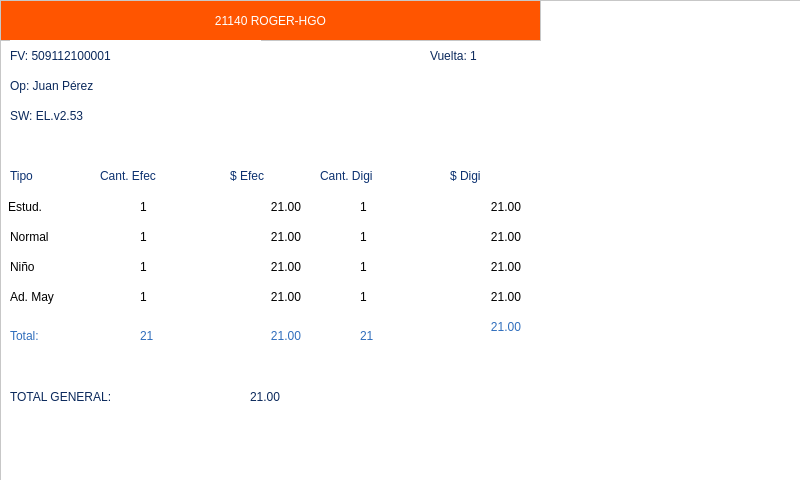
<?xml version="1.0" encoding="UTF-8"?>
<ui version="4.0">
 <class>Form</class>
 <widget class="QWidget" name="Form">
  <property name="geometry">
   <rect>
    <x>0</x>
    <y>0</y>
    <width>800</width>
    <height>480</height>
   </rect>
  </property>
  <property name="minimumSize">
   <size>
    <width>800</width>
    <height>480</height>
   </size>
  </property>
  <property name="maximumSize">
   <size>
    <width>800</width>
    <height>480</height>
   </size>
  </property>
  <property name="windowTitle">
   <string>Form</string>
  </property>
  <widget class="QLabel" name="label_font">
   <property name="geometry">
    <rect>
     <x>60</x>
     <y>10</y>
     <width>800</width>
     <height>480</height>
    </rect>
   </property>
   <property name="text">
    <string/>
   </property>
   <property name="pixmap">
    <pixmap>../Imagenes/Servicios.jpg</pixmap>
   </property>
   <property name="scaledContents">
    <bool>true</bool>
   </property>
   <property name="margin">
    <number>0</number>
   </property>
   <property name="indent">
    <number>-1</number>
   </property>
  </widget>
  <widget class="QFrame" name="destinos">
   <property name="geometry">
    <rect>
     <x>0</x>
     <y>0</y>
     <width>801</width>
     <height>481</height>
    </rect>
   </property>
   <property name="styleSheet">
    <string notr="true">QFrame{
border: 1px solid #c7c7c7;
	background-color: rgb(255, 255, 255);
}</string>
   </property>
   <property name="frameShape">
    <enum>QFrame::StyledPanel</enum>
   </property>
   <property name="frameShadow">
    <enum>QFrame::Raised</enum>
   </property>
   <widget class="QLabel" name="label_vuelta">
    <property name="geometry">
     <rect>
      <x>430</x>
      <y>40</y>
      <width>111</width>
      <height>31</height>
     </rect>
    </property>
    <property name="styleSheet">
     <string notr="true">border: 0;
font: 14pt &quot;Roboto&quot;;
color: rgb(11, 41, 92);</string>
    </property>
    <property name="text">
     <string>Vuelta: 1</string>
    </property>
   </widget>
   <widget class="QLabel" name="label_estudiantes">
    <property name="geometry">
     <rect>
      <x>8</x>
      <y>200</y>
      <width>71</width>
      <height>31</height>
     </rect>
    </property>
    <property name="styleSheet">
     <string notr="true">border: 0;
font: 14pt &quot;Roboto&quot;;</string>
    </property>
    <property name="frameShadow">
     <enum>QFrame::Plain</enum>
    </property>
    <property name="lineWidth">
     <number>0</number>
    </property>
    <property name="text">
     <string>Estud.</string>
    </property>
    <property name="alignment">
     <set>Qt::AlignLeading|Qt::AlignLeft|Qt::AlignTop</set>
    </property>
   </widget>
   <widget class="QLabel" name="label_head">
    <property name="geometry">
     <rect>
      <x>0</x>
      <y>0</y>
      <width>541</width>
      <height>41</height>
     </rect>
    </property>
    <property name="styleSheet">
     <string notr="true">color:rgb(255, 255, 255);
background-color: rgb(255, 85, 0);
font: 75 20pt &quot;Roboto&quot;;</string>
    </property>
    <property name="text">
     <string>21140 ROGER-HGO</string>
    </property>
    <property name="alignment">
     <set>Qt::AlignCenter</set>
    </property>
   </widget>
   <widget class="QLabel" name="label_estudiantes_2">
    <property name="geometry">
     <rect>
      <x>10</x>
      <y>230</y>
      <width>91</width>
      <height>31</height>
     </rect>
    </property>
    <property name="styleSheet">
     <string notr="true">border: 0;
font: 14pt &quot;Roboto&quot;;</string>
    </property>
    <property name="frameShadow">
     <enum>QFrame::Plain</enum>
    </property>
    <property name="lineWidth">
     <number>0</number>
    </property>
    <property name="text">
     <string>Normal</string>
    </property>
    <property name="alignment">
     <set>Qt::AlignLeading|Qt::AlignLeft|Qt::AlignTop</set>
    </property>
   </widget>
   <widget class="QLabel" name="label_estudiantes_3">
    <property name="geometry">
     <rect>
      <x>10</x>
      <y>260</y>
      <width>71</width>
      <height>31</height>
     </rect>
    </property>
    <property name="styleSheet">
     <string notr="true">border: 0;
font: 14pt &quot;Roboto&quot;;v</string>
    </property>
    <property name="frameShadow">
     <enum>QFrame::Plain</enum>
    </property>
    <property name="lineWidth">
     <number>0</number>
    </property>
    <property name="text">
     <string>Niño</string>
    </property>
    <property name="alignment">
     <set>Qt::AlignLeading|Qt::AlignLeft|Qt::AlignTop</set>
    </property>
   </widget>
   <widget class="QLabel" name="label_estudiantes_4">
    <property name="geometry">
     <rect>
      <x>10</x>
      <y>290</y>
      <width>91</width>
      <height>31</height>
     </rect>
    </property>
    <property name="styleSheet">
     <string notr="true">border: 0;
font: 14pt &quot;Roboto&quot;;</string>
    </property>
    <property name="frameShadow">
     <enum>QFrame::Plain</enum>
    </property>
    <property name="lineWidth">
     <number>0</number>
    </property>
    <property name="text">
     <string>Ad. May</string>
    </property>
    <property name="alignment">
     <set>Qt::AlignLeading|Qt::AlignLeft|Qt::AlignTop</set>
    </property>
   </widget>
   <widget class="QLabel" name="label_cantidad_boletos_estud">
    <property name="geometry">
     <rect>
      <x>140</x>
      <y>200</y>
      <width>41</width>
      <height>31</height>
     </rect>
    </property>
    <property name="styleSheet">
     <string notr="true">border: 0;
font: 14pt &quot;Roboto&quot;;</string>
    </property>
    <property name="frameShadow">
     <enum>QFrame::Plain</enum>
    </property>
    <property name="lineWidth">
     <number>0</number>
    </property>
    <property name="text">
     <string>1</string>
    </property>
    <property name="alignment">
     <set>Qt::AlignLeading|Qt::AlignLeft|Qt::AlignTop</set>
    </property>
   </widget>
   <widget class="QLabel" name="label_total_cobro_estud">
    <property name="geometry">
     <rect>
      <x>230</x>
      <y>200</y>
      <width>71</width>
      <height>31</height>
     </rect>
    </property>
    <property name="styleSheet">
     <string notr="true">border: 0;
font: 14pt &quot;Roboto&quot;;</string>
    </property>
    <property name="frameShadow">
     <enum>QFrame::Plain</enum>
    </property>
    <property name="lineWidth">
     <number>0</number>
    </property>
    <property name="text">
     <string>21.00</string>
    </property>
    <property name="alignment">
     <set>Qt::AlignRight|Qt::AlignTop|Qt::AlignTrailing</set>
    </property>
   </widget>
   <widget class="QLabel" name="label_cantidad_boletos_normal">
    <property name="geometry">
     <rect>
      <x>140</x>
      <y>230</y>
      <width>41</width>
      <height>31</height>
     </rect>
    </property>
    <property name="styleSheet">
     <string notr="true">border: 0;
font: 14pt &quot;Roboto&quot;;</string>
    </property>
    <property name="frameShadow">
     <enum>QFrame::Plain</enum>
    </property>
    <property name="lineWidth">
     <number>0</number>
    </property>
    <property name="text">
     <string>1</string>
    </property>
    <property name="alignment">
     <set>Qt::AlignLeading|Qt::AlignLeft|Qt::AlignTop</set>
    </property>
   </widget>
   <widget class="QLabel" name="label_total_cobro_normal">
    <property name="geometry">
     <rect>
      <x>230</x>
      <y>230</y>
      <width>71</width>
      <height>31</height>
     </rect>
    </property>
    <property name="styleSheet">
     <string notr="true">border: 0;
font: 14pt &quot;Roboto&quot;;</string>
    </property>
    <property name="frameShadow">
     <enum>QFrame::Plain</enum>
    </property>
    <property name="lineWidth">
     <number>0</number>
    </property>
    <property name="text">
     <string>21.00</string>
    </property>
    <property name="alignment">
     <set>Qt::AlignRight|Qt::AlignTop|Qt::AlignTrailing</set>
    </property>
   </widget>
   <widget class="QLabel" name="label_cantidad_boletos_ninio">
    <property name="geometry">
     <rect>
      <x>140</x>
      <y>260</y>
      <width>41</width>
      <height>31</height>
     </rect>
    </property>
    <property name="styleSheet">
     <string notr="true">border: 0;
font: 14pt &quot;Roboto&quot;;</string>
    </property>
    <property name="frameShadow">
     <enum>QFrame::Plain</enum>
    </property>
    <property name="lineWidth">
     <number>0</number>
    </property>
    <property name="text">
     <string>1</string>
    </property>
    <property name="alignment">
     <set>Qt::AlignLeading|Qt::AlignLeft|Qt::AlignTop</set>
    </property>
   </widget>
   <widget class="QLabel" name="label_cantidad_boletos_admayor">
    <property name="geometry">
     <rect>
      <x>140</x>
      <y>290</y>
      <width>41</width>
      <height>31</height>
     </rect>
    </property>
    <property name="styleSheet">
     <string notr="true">border: 0;
font: 14pt &quot;Roboto&quot;;</string>
    </property>
    <property name="frameShadow">
     <enum>QFrame::Plain</enum>
    </property>
    <property name="lineWidth">
     <number>0</number>
    </property>
    <property name="text">
     <string>1</string>
    </property>
    <property name="alignment">
     <set>Qt::AlignLeading|Qt::AlignLeft|Qt::AlignTop</set>
    </property>
   </widget>
   <widget class="QLabel" name="label_total_cobro_ninio">
    <property name="geometry">
     <rect>
      <x>230</x>
      <y>260</y>
      <width>71</width>
      <height>31</height>
     </rect>
    </property>
    <property name="styleSheet">
     <string notr="true">border: 0;
font: 14pt &quot;Roboto&quot;;</string>
    </property>
    <property name="frameShadow">
     <enum>QFrame::Plain</enum>
    </property>
    <property name="lineWidth">
     <number>0</number>
    </property>
    <property name="text">
     <string>21.00</string>
    </property>
    <property name="alignment">
     <set>Qt::AlignRight|Qt::AlignTop|Qt::AlignTrailing</set>
    </property>
   </widget>
   <widget class="QLabel" name="label_total_cobro_admayor">
    <property name="geometry">
     <rect>
      <x>230</x>
      <y>290</y>
      <width>71</width>
      <height>31</height>
     </rect>
    </property>
    <property name="styleSheet">
     <string notr="true">border: 0;
font: 14pt &quot;Roboto&quot;;</string>
    </property>
    <property name="frameShadow">
     <enum>QFrame::Plain</enum>
    </property>
    <property name="lineWidth">
     <number>0</number>
    </property>
    <property name="text">
     <string>21.00</string>
    </property>
    <property name="alignment">
     <set>Qt::AlignRight|Qt::AlignTop|Qt::AlignTrailing</set>
    </property>
   </widget>
   <widget class="QLabel" name="label_estudiantes_5">
    <property name="geometry">
     <rect>
      <x>10</x>
      <y>390</y>
      <width>231</width>
      <height>31</height>
     </rect>
    </property>
    <property name="styleSheet">
     <string notr="true">border: 0;
font: 16pt &quot;Roboto&quot;;
color: rgb(11, 41, 92);</string>
    </property>
    <property name="frameShadow">
     <enum>QFrame::Plain</enum>
    </property>
    <property name="lineWidth">
     <number>0</number>
    </property>
    <property name="text">
     <string>TOTAL GENERAL:</string>
    </property>
    <property name="alignment">
     <set>Qt::AlignLeading|Qt::AlignLeft|Qt::AlignTop</set>
    </property>
   </widget>
   <widget class="QLabel" name="label_total_a_liquidar">
    <property name="geometry">
     <rect>
      <x>250</x>
      <y>390</y>
      <width>101</width>
      <height>31</height>
     </rect>
    </property>
    <property name="styleSheet">
     <string notr="true">border: 0;
font: 16pt &quot;Roboto&quot;;
color: rgb(11, 41, 92);</string>
    </property>
    <property name="frameShadow">
     <enum>QFrame::Plain</enum>
    </property>
    <property name="lineWidth">
     <number>0</number>
    </property>
    <property name="text">
     <string>21.00</string>
    </property>
    <property name="alignment">
     <set>Qt::AlignLeading|Qt::AlignLeft|Qt::AlignTop</set>
    </property>
   </widget>
   <widget class="QLabel" name="label_total_cobro_admayor_digital">
    <property name="geometry">
     <rect>
      <x>450</x>
      <y>290</y>
      <width>71</width>
      <height>31</height>
     </rect>
    </property>
    <property name="styleSheet">
     <string notr="true">border: 0;
font: 14pt &quot;Roboto&quot;;</string>
    </property>
    <property name="frameShadow">
     <enum>QFrame::Plain</enum>
    </property>
    <property name="lineWidth">
     <number>0</number>
    </property>
    <property name="text">
     <string>21.00</string>
    </property>
    <property name="alignment">
     <set>Qt::AlignRight|Qt::AlignTop|Qt::AlignTrailing</set>
    </property>
   </widget>
   <widget class="QLabel" name="label_total_cobro_estud_digital">
    <property name="geometry">
     <rect>
      <x>450</x>
      <y>200</y>
      <width>71</width>
      <height>31</height>
     </rect>
    </property>
    <property name="styleSheet">
     <string notr="true">border: 0;
font: 14pt &quot;Roboto&quot;;</string>
    </property>
    <property name="frameShadow">
     <enum>QFrame::Plain</enum>
    </property>
    <property name="lineWidth">
     <number>0</number>
    </property>
    <property name="text">
     <string>21.00</string>
    </property>
    <property name="alignment">
     <set>Qt::AlignRight|Qt::AlignTop|Qt::AlignTrailing</set>
    </property>
   </widget>
   <widget class="QLabel" name="label_total_cobro_ninio_digital">
    <property name="geometry">
     <rect>
      <x>450</x>
      <y>260</y>
      <width>71</width>
      <height>31</height>
     </rect>
    </property>
    <property name="styleSheet">
     <string notr="true">border: 0;
font: 14pt &quot;Roboto&quot;;</string>
    </property>
    <property name="frameShadow">
     <enum>QFrame::Plain</enum>
    </property>
    <property name="lineWidth">
     <number>0</number>
    </property>
    <property name="text">
     <string>21.00</string>
    </property>
    <property name="alignment">
     <set>Qt::AlignRight|Qt::AlignTop|Qt::AlignTrailing</set>
    </property>
   </widget>
   <widget class="QLabel" name="label_cantidad_boletos_ninio_digital">
    <property name="geometry">
     <rect>
      <x>360</x>
      <y>260</y>
      <width>41</width>
      <height>31</height>
     </rect>
    </property>
    <property name="styleSheet">
     <string notr="true">border: 0;
font: 14pt &quot;Roboto&quot;;</string>
    </property>
    <property name="frameShadow">
     <enum>QFrame::Plain</enum>
    </property>
    <property name="lineWidth">
     <number>0</number>
    </property>
    <property name="text">
     <string>1</string>
    </property>
    <property name="alignment">
     <set>Qt::AlignLeading|Qt::AlignLeft|Qt::AlignTop</set>
    </property>
   </widget>
   <widget class="QLabel" name="label_cantidad_boletos_estud_digital">
    <property name="geometry">
     <rect>
      <x>360</x>
      <y>200</y>
      <width>41</width>
      <height>31</height>
     </rect>
    </property>
    <property name="styleSheet">
     <string notr="true">border: 0;
font: 14pt &quot;Roboto&quot;;</string>
    </property>
    <property name="frameShadow">
     <enum>QFrame::Plain</enum>
    </property>
    <property name="lineWidth">
     <number>0</number>
    </property>
    <property name="text">
     <string>1 </string>
    </property>
    <property name="alignment">
     <set>Qt::AlignLeading|Qt::AlignLeft|Qt::AlignTop</set>
    </property>
   </widget>
   <widget class="QLabel" name="label_cantidad_boletos_normal_digital">
    <property name="geometry">
     <rect>
      <x>360</x>
      <y>230</y>
      <width>41</width>
      <height>31</height>
     </rect>
    </property>
    <property name="styleSheet">
     <string notr="true">border: 0;
font: 14pt &quot;Roboto&quot;;</string>
    </property>
    <property name="frameShadow">
     <enum>QFrame::Plain</enum>
    </property>
    <property name="lineWidth">
     <number>0</number>
    </property>
    <property name="text">
     <string>1 </string>
    </property>
    <property name="alignment">
     <set>Qt::AlignLeading|Qt::AlignLeft|Qt::AlignTop</set>
    </property>
   </widget>
   <widget class="QLabel" name="label_total_cobro_normal_digital">
    <property name="geometry">
     <rect>
      <x>450</x>
      <y>230</y>
      <width>71</width>
      <height>31</height>
     </rect>
    </property>
    <property name="styleSheet">
     <string notr="true">border: 0;
font: 14pt &quot;Roboto&quot;;</string>
    </property>
    <property name="frameShadow">
     <enum>QFrame::Plain</enum>
    </property>
    <property name="lineWidth">
     <number>0</number>
    </property>
    <property name="text">
     <string>21.00</string>
    </property>
    <property name="alignment">
     <set>Qt::AlignRight|Qt::AlignTop|Qt::AlignTrailing</set>
    </property>
   </widget>
   <widget class="QLabel" name="label_cantidad_boletos_admayor_digital">
    <property name="geometry">
     <rect>
      <x>360</x>
      <y>290</y>
      <width>41</width>
      <height>31</height>
     </rect>
    </property>
    <property name="styleSheet">
     <string notr="true">border: 0;
font: 14pt &quot;Roboto&quot;;</string>
    </property>
    <property name="frameShadow">
     <enum>QFrame::Plain</enum>
    </property>
    <property name="lineWidth">
     <number>0</number>
    </property>
    <property name="text">
     <string>1</string>
    </property>
    <property name="alignment">
     <set>Qt::AlignLeading|Qt::AlignLeft|Qt::AlignTop</set>
    </property>
   </widget>
   <widget class="QLabel" name="label_vuelta_2">
    <property name="geometry">
     <rect>
      <x>230</x>
      <y>160</y>
      <width>101</width>
      <height>31</height>
     </rect>
    </property>
    <property name="styleSheet">
     <string notr="true">border: 0;
font: 14pt &quot;Roboto&quot;;
color: rgb(12, 49, 112);</string>
    </property>
    <property name="text">
     <string>$ Efec</string>
    </property>
   </widget>
   <widget class="QLabel" name="label_vuelta_3">
    <property name="geometry">
     <rect>
      <x>10</x>
      <y>160</y>
      <width>101</width>
      <height>31</height>
     </rect>
    </property>
    <property name="styleSheet">
     <string notr="true">border: 0;
font: 14pt &quot;Roboto&quot;;
color: rgb(12, 49, 112);</string>
    </property>
    <property name="text">
     <string>Tipo</string>
    </property>
   </widget>
   <widget class="QLabel" name="label_vuelta_4">
    <property name="geometry">
     <rect>
      <x>10</x>
      <y>320</y>
      <width>71</width>
      <height>31</height>
     </rect>
    </property>
    <property name="styleSheet">
     <string notr="true">border: 0;
font: 14pt &quot;Roboto&quot;;
color: rgb(48, 110, 188);</string>
    </property>
    <property name="text">
     <string>Total:</string>
    </property>
   </widget>
   <widget class="QLabel" name="label_cantidad_total_boletos_efectivo">
    <property name="geometry">
     <rect>
      <x>140</x>
      <y>320</y>
      <width>41</width>
      <height>31</height>
     </rect>
    </property>
    <property name="styleSheet">
     <string notr="true">border: 0;
font: 14pt &quot;Roboto&quot;;
color: rgb(48, 110, 188);</string>
    </property>
    <property name="text">
     <string>21</string>
    </property>
   </widget>
   <widget class="QLabel" name="label_cantidad_total_boletos_digital">
    <property name="geometry">
     <rect>
      <x>360</x>
      <y>320</y>
      <width>61</width>
      <height>31</height>
     </rect>
    </property>
    <property name="styleSheet">
     <string notr="true">border: 0;
font: 14pt &quot;Roboto&quot;;
color: rgb(48, 110, 188);</string>
    </property>
    <property name="text">
     <string>21</string>
    </property>
   </widget>
   <widget class="QLabel" name="label_total_cobro_efectivo">
    <property name="geometry">
     <rect>
      <x>230</x>
      <y>320</y>
      <width>71</width>
      <height>31</height>
     </rect>
    </property>
    <property name="styleSheet">
     <string notr="true">border: 0;
font: 14pt &quot;Roboto&quot;;
color: rgb(48, 110, 188);</string>
    </property>
    <property name="frameShadow">
     <enum>QFrame::Plain</enum>
    </property>
    <property name="lineWidth">
     <number>0</number>
    </property>
    <property name="text">
     <string>21.00</string>
    </property>
    <property name="alignment">
     <set>Qt::AlignRight|Qt::AlignTrailing|Qt::AlignVCenter</set>
    </property>
   </widget>
   <widget class="QLabel" name="label_total_cobro_digital">
    <property name="geometry">
     <rect>
      <x>450</x>
      <y>320</y>
      <width>71</width>
      <height>31</height>
     </rect>
    </property>
    <property name="styleSheet">
     <string notr="true">border: 0;
font: 14pt &quot;Roboto&quot;;
color: rgb(48, 110, 188);</string>
    </property>
    <property name="frameShadow">
     <enum>QFrame::Plain</enum>
    </property>
    <property name="lineWidth">
     <number>0</number>
    </property>
    <property name="text">
     <string>21.00</string>
    </property>
    <property name="alignment">
     <set>Qt::AlignRight|Qt::AlignTop|Qt::AlignTrailing</set>
    </property>
   </widget>
   <widget class="QLabel" name="label_folio_viaje">
    <property name="geometry">
     <rect>
      <x>10</x>
      <y>40</y>
      <width>251</width>
      <height>31</height>
     </rect>
    </property>
    <property name="styleSheet">
     <string notr="true">border: 0;
font: 14pt &quot;Roboto&quot;;
color: rgb(11, 41, 92);</string>
    </property>
    <property name="text">
     <string>FV: 509112100001</string>
    </property>
   </widget>
   <widget class="QLabel" name="label_operador">
    <property name="geometry">
     <rect>
      <x>10</x>
      <y>70</y>
      <width>521</width>
      <height>31</height>
     </rect>
    </property>
    <property name="styleSheet">
     <string notr="true">border: 0;
font: 14pt &quot;Roboto&quot;;
color: rgb(11, 41, 92);</string>
    </property>
    <property name="text">
     <string>Op: Juan Pérez</string>
    </property>
   </widget>
   <widget class="QLabel" name="label_vuelta_5">
    <property name="geometry">
     <rect>
      <x>100</x>
      <y>160</y>
      <width>111</width>
      <height>31</height>
     </rect>
    </property>
    <property name="styleSheet">
     <string notr="true">border: 0;
font: 14pt &quot;Roboto&quot;;
color: rgb(12, 49, 112);</string>
    </property>
    <property name="text">
     <string>Cant. Efec</string>
    </property>
   </widget>
   <widget class="QLabel" name="label_vuelta_6">
    <property name="geometry">
     <rect>
      <x>320</x>
      <y>160</y>
      <width>111</width>
      <height>31</height>
     </rect>
    </property>
    <property name="styleSheet">
     <string notr="true">border: 0;
font: 14pt &quot;Roboto&quot;;
color: rgb(12, 49, 112);</string>
    </property>
    <property name="text">
     <string>Cant. Digi</string>
    </property>
   </widget>
   <widget class="QLabel" name="label_vuelta_8">
    <property name="geometry">
     <rect>
      <x>450</x>
      <y>160</y>
      <width>101</width>
      <height>31</height>
     </rect>
    </property>
    <property name="styleSheet">
     <string notr="true">border: 0;
font: 14pt &quot;Roboto&quot;;
color: rgb(12, 49, 112);</string>
    </property>
    <property name="text">
     <string>$ Digi</string>
    </property>
   </widget>
   <widget class="QLabel" name="label_version_software">
    <property name="geometry">
     <rect>
      <x>10</x>
      <y>100</y>
      <width>181</width>
      <height>31</height>
     </rect>
    </property>
    <property name="styleSheet">
     <string notr="true">border: 0;
font: 14pt &quot;Roboto&quot;;
color: rgb(11, 41, 92);</string>
    </property>
    <property name="text">
     <string>SW: EL.v2.53</string>
    </property>
   </widget>
   <widget class="QLabel" name="label_user">
    <property name="geometry">
     <rect>
      <x>570</x>
      <y>110</y>
      <width>203</width>
      <height>221</height>
     </rect>
    </property>
    <property name="styleSheet">
     <string notr="true">border-color: rgb(255, 255, 255);</string>
    </property>
    <property name="text">
     <string/>
    </property>
    <property name="pixmap">
     <pixmap>../Imagenes/User/user/generico.jpg</pixmap>
    </property>
    <property name="scaledContents">
     <bool>true</bool>
    </property>
   </widget>
   <widget class="QLabel" name="label_fin">
    <property name="geometry">
     <rect>
      <x>570</x>
      <y>370</y>
      <width>61</width>
      <height>61</height>
     </rect>
    </property>
    <property name="styleSheet">
     <string notr="true">border-color: rgb(255, 255, 255);</string>
    </property>
    <property name="text">
     <string/>
    </property>
    <property name="pixmap">
     <pixmap>../Imagenes/cerrarVuelta.png</pixmap>
    </property>
    <property name="scaledContents">
     <bool>true</bool>
    </property>
   </widget>
   <widget class="QLabel" name="label_cancel">
    <property name="geometry">
     <rect>
      <x>710</x>
      <y>370</y>
      <width>61</width>
      <height>61</height>
     </rect>
    </property>
    <property name="styleSheet">
     <string notr="true">border-color: rgb(255, 255, 255);</string>
    </property>
    <property name="text">
     <string/>
    </property>
    <property name="pixmap">
     <pixmap>../Imagenes/cancelar.png</pixmap>
    </property>
    <property name="scaledContents">
     <bool>true</bool>
    </property>
   </widget>
  </widget>
 </widget>
 <resources/>
 <connections/>
</ui>
